Frame 1 (no input): blank canvas, image omitted
Frame 60 (no input): blank canvas, image omitted
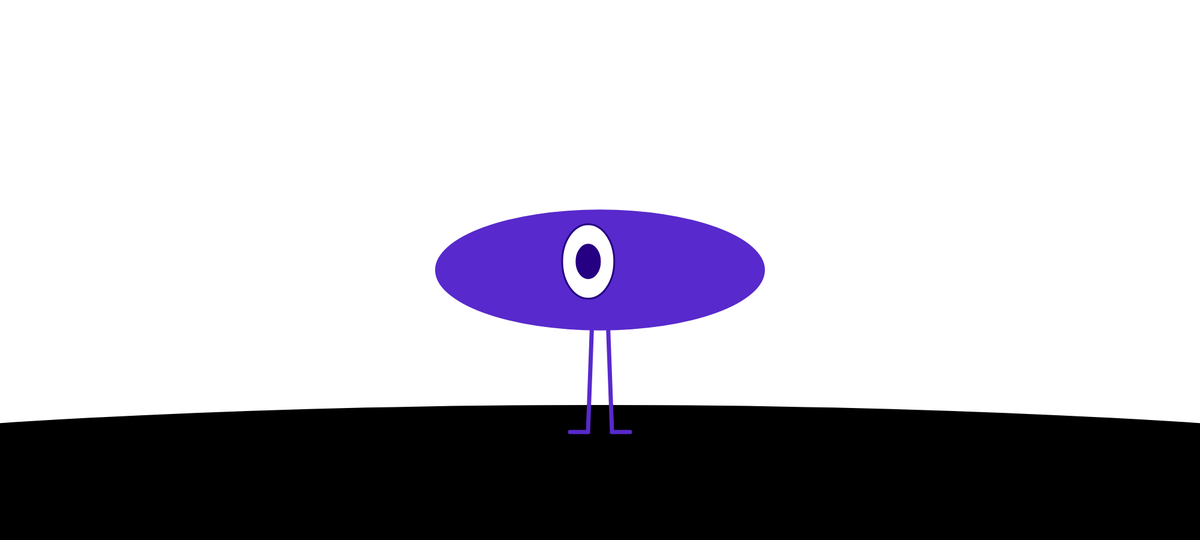
Frame 120 (the mouse pressed at the canvas centre since frame 60)

The p5.js sketch whose frames 1 and 60 were blank and that drew this single picture after the mouse press (run headless with seeded random() and noise() and a simulated clock; from frame 60 on, the mouse is pressed at the canvas centre):

// p5.js sketch
// ── sketch.js
function setup() {
  createCanvas(2000, 900);
  colorMode(HSB);
}

function drawBackground(){
  background(205);
  noStroke();
  fill(0);
  ellipse(width/2, height, width*2, height*0.5);
}

function drawSingleEye(eyeSize, eyeFill){
  // pos to center
  let posX = width/2;
  let posY = height/2;
  // set color
  strokeWeight(3);
  stroke(eyeFill);
  fill(255);
  // draw eye (big ellipse)
  let eyeWidth = eyeSize;
  let eyeHeight = eyeSize*1.4286;
  ellipse(posX, posY, eyeWidth, eyeHeight);
  // draw eye (small ellipse)
  fill(eyeFill);
  let ratio = 0.45;
  ellipse(posX, posY, eyeWidth*ratio, eyeHeight*ratio);
}

function drawBody(bodyFill, bodyShape, bodyWidth, bodyHeight){
  // pos to center
  let posX = width/2;
  let posY = height/2;
  // set color
  noStroke();
  fill(bodyFill);
  // draw Body
  if (bodyShape == 1) {
    // ellipse
    ellipse(posX, posY, bodyWidth, bodyHeight);
  }
  else if (bodyShape == 2) {
    // rect
    rectMode(CENTER);
    rect(posX, posY, bodyWidth, bodyHeight);
  }
  else if (bodyShape == 3) {
    // triangle
    let vx1 = posX - bodyWidth/2;
    let vx2 = posX + bodyWidth/2;
    let vx3 = random(vx1, vx2);
    let vy1 = posY + bodyHeight/2;
    let vy2 = posY + bodyHeight/2;
    let vy3 = posY - bodyHeight/2;
    triangle(vx1, vy1, vx2, vy2, vx3, vy3);
  }
  // draw legs
  strokeWeight(7);
  stroke(bodyFill);
  line(posX+10, posY, posX+20, height*0.8);
  line(posX-10, posY, posX-20, height*0.8);
  line(posX+20, height*0.8, posX+50, height*0.8);
  line(posX-20, height*0.8, posX-50, height*0.8);
}

function drawRandomMonster() {
  // make random color (only change hue)
  let colorHue = random(1, 360);
  let bodyFill = color(colorHue, 80, 80);
  let eyeFill = color(colorHue, 100, 51);
  // make random shape index : circle, rect, triangle
  let bodyShape = int(random(1, 4));
  // make random size
  let bodyWidth = random(100, 700);
  let bodyHeight = random(70, 450);
  let eyeSize = random(30, min(bodyWidth, bodyHeight)/2);
  // make random eyeNumber : 1 or 2
  let eyeNumber = int(random(1, 3));
  console.log(eyeNumber);
  // make random rotateAngle
  let bodyRotate = radians(random(1, 360));
  // make random eye offset
  let eyeX = random(-30, 30);
  let eyeY = random(-30, 30);
  let eyeDistance = random(0, 30);
  // draw body
  drawBody(bodyFill, bodyShape, bodyWidth, bodyHeight, bodyRotate);
  console.log('drawn');
  // draw eyes
  push();
  translate(eyeX, eyeY);
  if (eyeNumber == 1){
    drawSingleEye(eyeSize,eyeFill);
  }
  else if (eyeNumber == 2){
    push();
    translate(-eyeSize/2, 0);
    drawSingleEye(eyeSize, eyeFill);
    translate(eyeSize+eyeDistance, 0);
    drawSingleEye(eyeSize, eyeFill);
    pop();
  }
  pop();
}

function mousePressed() {
  drawBackground();
  drawRandomMonster();
}

function draw() {
  // background(0);
  // eyeSize = 30;
  // drawSingleEye(eyeSize, color(60, 100, 51));
  // push();
  // translate(eyeSize, 0);
  // drawSingleEye(eyeSize, color(60, 100, 51));
  // pop();
}
